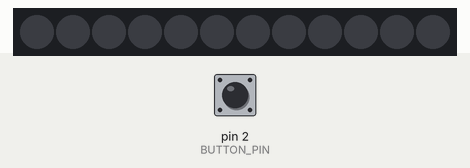
A sketch run on a simulated Arduino Uno, built with avr-gcc and run on an emulated ATmega328P. Parts: 12 RGB LEDs in strip order, left to right. Inputs (shaded band) come from the test bench; at power-on: pin 2 (BUTTON_PIN) HIGH. Dim RGB values are drawn brighter than linear; random numbers use the default seed unless the sketch sets one.

Above: at 1.2 s.
1.3 s: pin 2 (BUTTON_PIN) pulled LOW for 0.15 s
2.0 s: pin 2 (BUTTON_PIN) pulled LOW for 1 s
At 3.58 s:
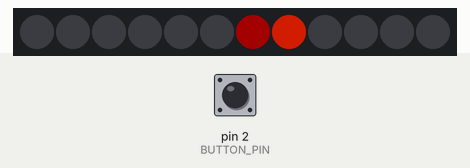
3.6 s: pin 2 (BUTTON_PIN) pulled LOW for 0.15 s
At 4.15 s:
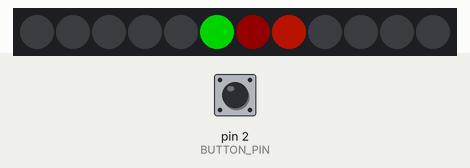
4.3 s: pin 2 (BUTTON_PIN) pulled LOW for 3.2 s
At 6.69 s:
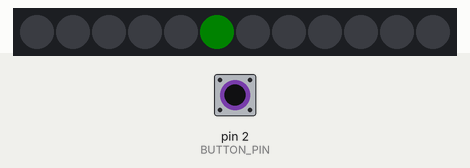
9.0 s: pin 2 (BUTTON_PIN) pulled LOW for 0.15 s
9.7 s: pin 2 (BUTTON_PIN) pulled LOW for 1 s
At 11.11 s:
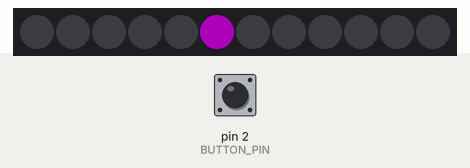

The sketch:

cloud-led-twinkle4.ino
```cpp
#include <Adafruit_NeoPixel.h>

#define PIN 1
#define BUTTON_PIN 2
#define NUM_LEDS 12
#define COLOR_PRESET 0xFFFFFFFF    // whiteish
//#define COLOR_PRESET 0xFF0000FF
//                     N/A | R | G | B
//                      If the starting values are uneven, that's why you'll see the color fade to a primary
//#define COLOR_PRESET 0x00F02000    // orange
//TODO - set COLOR_PRESET to an array and change the reset section in the igniter to select randomly from the array size

// Parameter 1 = number of Pixels in strip
// Parameter 2 = Arduino pin number (most are valid)
// Parameter 3 = pixel type flags, add together as needed:
//   NEO_KHZ800  800 KHz bitstream (most NeoPixel products w/WS2812 LEDs)
//   NEO_KHZ400  400 KHz (classic 'v1' (not v2) FLORA Pixels, WS2811 drivers)
//   NEO_GRB     Pixels are wired for GRB bitstream (most NeoPixel products)
//   NEO_RGB     Pixels are wired for RGB bitstream (v1 FLORA Pixels, not v2)
//   NEO_GRBW    Pixels are wired for GRBW bitstream (SK6812 RGBW LEDs)
Adafruit_NeoPixel strip = Adafruit_NeoPixel(NUM_LEDS, PIN, NEO_GRB + NEO_KHZ800);

// IMPORTANT: To reduce NeoPixel burnout risk, add 1000 uF capacitor across
// pixel power leads, add 300 - 500 Ohm resistor on first pixel's data input
// and minimize distance between Arduino and first pixel.  Avoid connecting
// on a live circuit...if you must, connect GND first.

//State array per color for each LED
uint8_t rStates[NUM_LEDS];
uint8_t bStates[NUM_LEDS];
uint8_t gStates[NUM_LEDS];
float fadeRate = 0.05;
uint8_t igniteRate = 30;
uint8_t  rPreset = ((COLOR_PRESET >> 16) & 0xff);
uint8_t  gPreset = ((COLOR_PRESET >>  8) & 0xff);
uint8_t  bPreset = ((COLOR_PRESET      ) & 0xff);

int ledMode = 0;
unsigned long keyPrevMillis = 0;
const unsigned long keySampleIntervalMs = 25;
byte longKeyPressCountMax = 80;    // 80 * 25 = 2000 ms
byte longKeyPressCount = 0;

byte prevKeyState = HIGH;         // button is active low

void setup() {
  strip.begin();
  strip.show();
  for (uint16_t i = 0; i < NUM_LEDS; i++) {
    rStates[i] = 0;
    gStates[i] = 0;
    bStates[i] = 0;
  }
  strip.setBrightness(128);
  pinMode(BUTTON_PIN, INPUT_PULLUP);
}

void loop () {
  //Igniter
  //Randomly choose to check if a given LED's state is off across all channels
  if (random(igniteRate) == 1) {
    //Select random LED
    uint16_t i = random(NUM_LEDS);
    //If selected LED number's color states are off across all channels, set the RGB channels to the preset color
    if (rStates[i] < 1 && gStates[i] < 1 && bStates[i] < 1) {
      //checkPalleteSwitch();
      rStates[i] = rPreset;
      gStates[i] = gPreset;
      bStates[i] = bPreset;
    }
  }

  //Fader
  //Loop through each LED
  for (uint16_t i = 0; i < NUM_LEDS; i++) {
    checkPalleteSwitch();
    //Set the selected LED's (i) RGB channel values based on the previous iteration
    strip.setPixelColor(i, rStates[i], gStates[i], bStates[i]);
    //If any of the RGB channels are on, then begin fading routine
    if ( rStates[i] >= 1 || gStates[i] >= 1 || bStates[i] >= 1 ) {
      if ( rStates[i] >= 1 ) {
        rStates[i] -= rStates[i] * fadeRate;
      } else {
        rStates[i] = 0;
      }
      if ( gStates[i] >= 1 ) {
        gStates[i] -= gStates[i] * fadeRate;
      } else {
        gStates[i] = 0;
      }
      if ( bStates[i] >= 1 ) {
        bStates[i] -= bStates[i] * fadeRate;
      } else {
        bStates[i] = 0;
      }
    }
  }
  //Show current strip state
  strip.show();
  delay(50);
}

void shortKeyPress() {
  ledMode++;
  if (ledMode > 7) {
    ledMode = 0;
  }
}

void readButtonState() {
  byte currKeyState = digitalRead(BUTTON_PIN);

  if ((prevKeyState == LOW) && (currKeyState == HIGH)) {
    shortKeyPress();
  }
  prevKeyState = currKeyState;
}

void checkPalleteSwitch() {
 readButtonState();

  switch (ledMode) {
    case 0: //White
      //currentPalette = HeatColors_p;    //Red & Yellow, Fire Colors
      rPreset = ((0xFFFFFFFF >> 16) & 0xff);
      gPreset = ((0xFFFFFFFF >>  8) & 0xff);
      bPreset = ((0xFFFFFFFF      ) & 0xff);
      break;
    case 1: //Red
      rPreset = ((0xFFFF0000 >> 16) & 0xff);
      gPreset = ((0xFFFF0000 >>  8) & 0xff);
      bPreset = ((0xFFFF0000      ) & 0xff);
      break;
    case 2: //Orange
      rPreset = ((0xF0F02000 >> 16) & 0xff);
      gPreset = ((0xF0F02000 >>  8) & 0xff);
      bPreset = ((0xF0F02000      ) & 0xff);
      break;
    case 3: //Green
      rPreset = ((0x0000FF00 >> 16) & 0xff);
      gPreset = ((0x0000FF00 >>  8) & 0xff);
      bPreset = ((0x0000FF00      ) & 0xff);
      break;
    case 4:  //Blue
      rPreset = ((0x000000FF >> 16) & 0xff);
      gPreset = ((0x000000FF >>  8) & 0xff);
      bPreset = ((0x000000FF      ) & 0xff);
      break;
    case 5: //Indigo
      rPreset = ((0xF0F000FF >> 16) & 0xff);
      gPreset = ((0xF0F000FF >>  8) & 0xff);
      bPreset = ((0xF0F000FF      ) & 0xff);
      break;
    case 6: //Sparkle
      Sparkle(0xff, 0xff, 0xff, 2);
      break;
    case 7: //Rainbow
      //      strip.setBrightness(120);
      rainbow(30);
      delay(10);
      break;

  }
}

void Sparkle(byte red, byte green, byte blue, int SpeedDelay) {
  int Pixel = random(NUM_LEDS);
  strip.setPixelColor(Pixel, red, green, blue);
  strip.show();
  delay(SpeedDelay);
  strip.setPixelColor(Pixel, 0, 0, 0);
}

void rainbow(uint8_t wait) {
  uint16_t i, j;

  for (j = 0; j < 256; j++) {
    for (i = 0; i < strip.numPixels(); i++) {
      strip.setPixelColor(i, Wheel((i * 1 + j) & 255));
    }
    strip.show();
    delay(wait);
    readButtonState();
  }
}


// Input a value 0 to 255 to get a color value.
// The colours are a transition r - g - b - back to r.
uint32_t Wheel(byte WheelPos) {
  if (WheelPos < 85) {
    return strip.Color(WheelPos * 3, 255 - WheelPos * 3, 0);
  }
  else if (WheelPos < 170) {
    WheelPos -= 85;
    return strip.Color(255 - WheelPos * 3, 0, WheelPos * 3);
  }
  else {
    WheelPos -= 170;
    return strip.Color(0, WheelPos * 3, 255 - WheelPos * 3);
  }
}
```

Measured:
- after the input at 1.3 s, every drawn part: stays the same
- after the input at 9.0 s, every drawn part: stays the same
